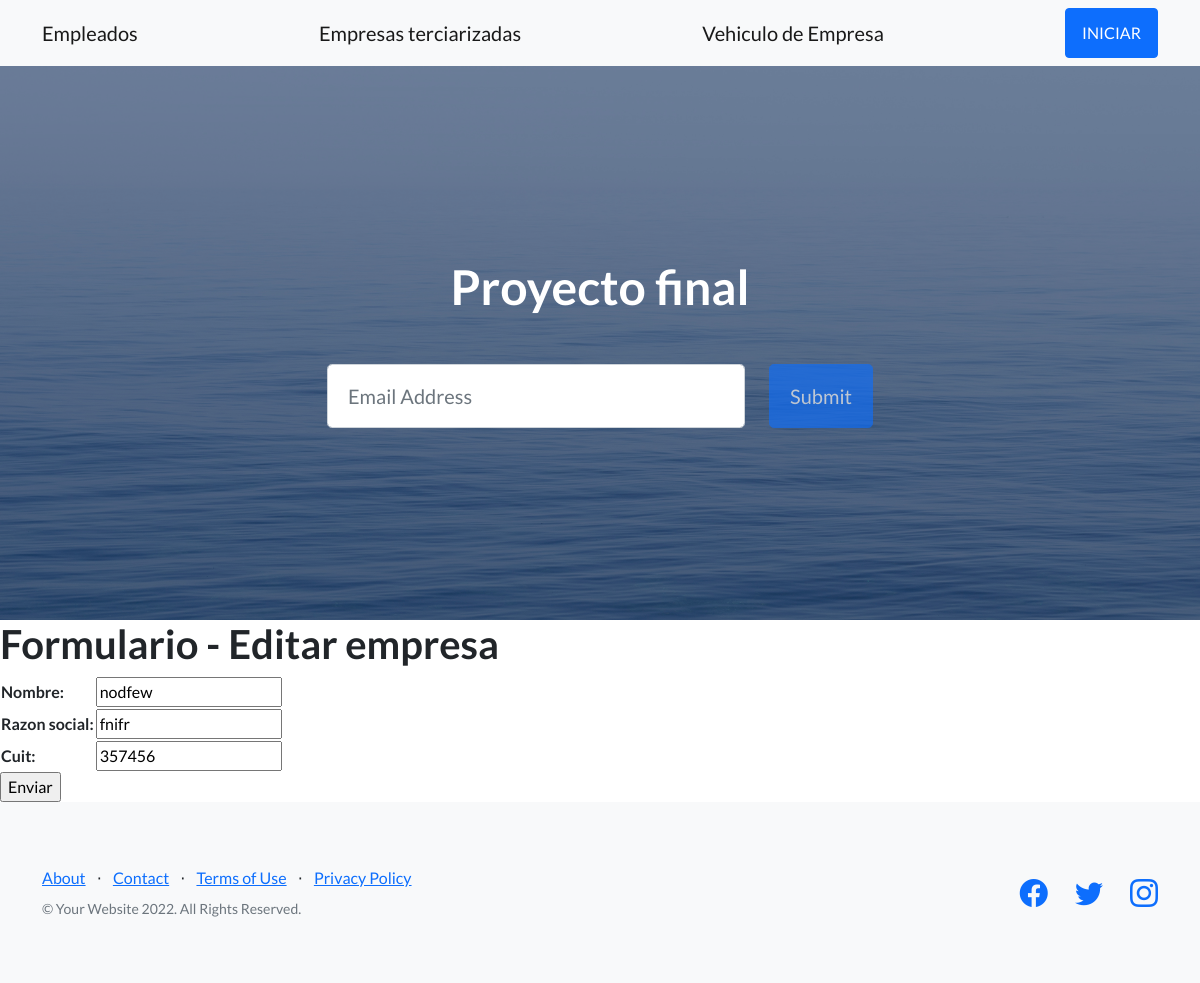
Screenshot of /carga_empleados/editarEmpresa/nodfew with the database file from the repository.
### carga_empleados/models.py (models this page shows, shortened)
class empresa_terciarizada(models.Model):
    nombre = models.CharField(max_length=50)
    razon_social = models.CharField(max_length=50)
    cuit = models.CharField(max_length=50)

### carga_empleados/views.py (the view)
# urls.py: path('editarEmpresa/<nombre_empresa>',views.editarEmpresa,name='editarEmpresa'),
def editarEmpresa(request,nombre_empresa):
    empresa = empresa_terciarizada.objects.get(nombre=nombre_empresa)
    if request.method == 'POST':
        miFormulario = EmpresaFormularios(request.POST)
        print(miFormulario)
        if miFormulario.is_valid:
            informacion = miFormulario.cleaned_data
            empresa.nombre = informacion['nombre']
            empresa.razon_social = informacion['razon_social']
            empresa.cuit = informacion['cuit']
            empresa.save()
            return render(request,'carga_empleados/inicio.html')
    else:
        miFormulario = EmpresaFormularios(initial={'nombre':empresa.nombre,'razon_social':empresa.razon_social,'cuit':empresa.cuit})
    return render(request,'carga_empleados/editarEmpresa.html',{'miFormulario':miFormulario,'nombre_empresa':nombre_empresa})

### carga_empleados/forms.py
class EmpresaFormularios(forms.Form):
    nombre = forms.CharField()
    razon_social = forms.CharField()
    cuit = forms.IntegerField()

### carga_empleados/templates/carga_empleados/editarEmpresa.html (shortened to what this page needs)
{% extends "carga_empleados/padre.html" %}
{% load static %}
{% block contenidoQueCambia %}
    <h1>Formulario - Editar empresa</h1>
    <form action="" method="POST">{% csrf_token %}
        <table>
            {{ miFormulario.as_table }}
        </table>
        <input type="submit", value="Enviar">
    </form>
{% endblock %}

### rows the page displays
empresa_terciarizada: nombre "nodfew", razon_social "fnifr", cuit "357456"
